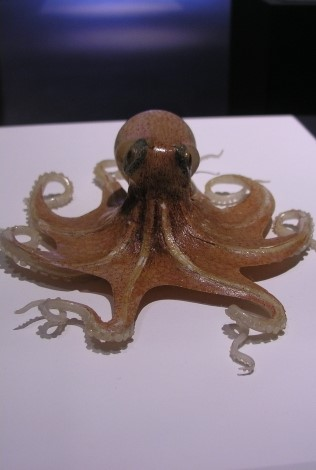
#> input picture Octopus_Far_Front.jpg, 316 x 470 px
$ jupyter execute 'Feature TP2.ipynb'   (older library calls are emulated)
#> lines starting #> are read from the running program, lines starting #| are printed output that depends on the picture
[cell 1]
import cv2
import numpy as np
import matplotlib.pyplot as plt

octo_front = cv2.imread('./Octopus_Far_Front.jpg')
#> octo_front is the input picture: shape (470, 316, 3); mean B, G, R 117.7, 108.4, 121.6
octo_offset = cv2.imread('./Octopus_Far_Offset.jpg')
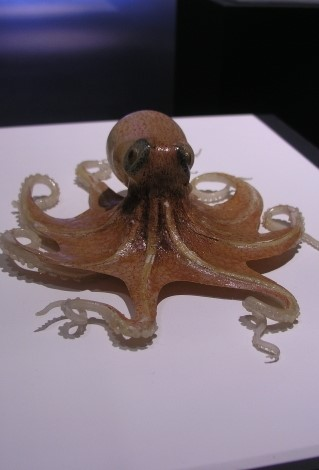
#> input picture Octopus_Far_Offset.jpg, 319 x 470 px
#> octo_offset is the input picture: shape (470, 319, 3); mean B, G, R 113.1, 104.8, 117.3

def show_rgb_img(img):
    return plt.imshow(cv2.cvtColor(img, cv2.CV_32S))

[cell 2]
show_rgb_img(octo_front);

[cell 3]
show_rgb_img(octo_offset);

[cell 4]
def to_gray(color_img):
    gray = cv2.cvtColor(color_img, cv2.COLOR_BGR2GRAY)
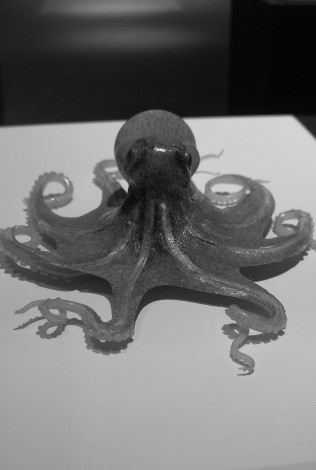
#> gray: shape (470, 316); min 3, max 244, mean 113.4
    return gray

octo_front_gray = to_gray(octo_front)
octo_offset_gray = to_gray(octo_offset)
#> in to_gray (call 2), `gray = cv2.cvtColor(color_img, cv2.COLOR_BGR2GRAY)`:
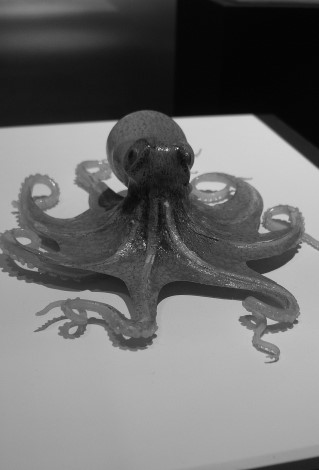
#> gray: shape (470, 319); min 3, max 244, mean 109.5

plt.imshow(octo_front_gray, cmap='gray');

[cell 5]
def gen_sift_features(gray_img):
    sift = cv2.xfeatures2d.SIFT_create()
    kp, desc = sift.detectAndCompute(gray_img, None)
#> kp = 368 keypoints; strongest (x, y, size): (125, 185, 6.1), (287, 125, 16.2), (199, 180, 11.2), (271, 235, 5.4)
    return kp, desc

def show_sift_features(gray_img, color_img, kp):
    return plt.imshow(cv2.drawKeypoints(gray_img, kp, color_img.copy()))

octo_front_kp, octo_front_desc = gen_sift_features(octo_front_gray)
#> octo_front_kp has the same summary as kp in gen_sift_features
octo_offset_kp, octo_offset_desc = gen_sift_features(octo_offset_gray)
#> in gen_sift_features (call 2), `kp, desc = sift.detectAndCompute(gray_img, None)`: kp = 335 keypoints; strongest (x, y, size): (229, 148, 55.6), (117, 186, 10.4), (106, 127, 10.2), (144, 244, 1.9)
#> octo_offset_kp has the same summary as kp in gen_sift_features

print('Here are what our SIFT features look like for the front-view octopus image:')
show_sift_features(octo_front_gray, octo_front, octo_front_kp);
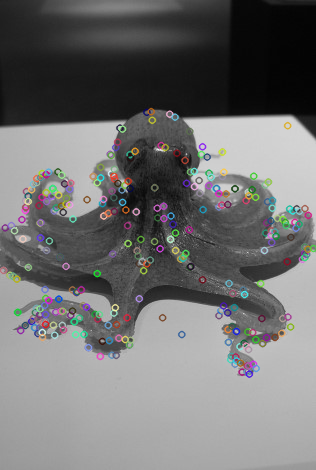
#> shown: shape (470, 316, 3); mean R, G, B 113.7, 113.6, 113.7

[cell 6]
bf = cv2.BFMatcher(cv2.NORM_L2, crossCheck=True)

matches = bf.match(octo_front_desc, octo_offset_desc)
#> matches = 188 matches

matches = sorted(matches, key = lambda x:x.distance)

N_MATCHES = 100

match_img = cv2.drawMatches(
    octo_front, octo_front_kp,
    octo_offset, octo_offset_kp,
    matches[:N_MATCHES], octo_offset.copy(), flags=0)
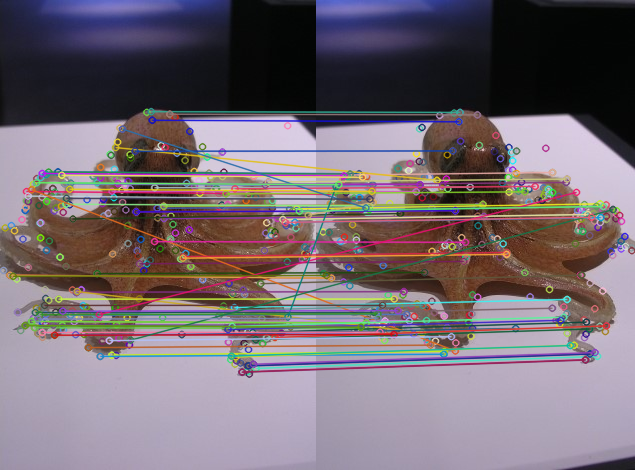
#> match_img: shape (470, 635, 3); mean B, G, R 114.7, 106.8, 117.9

plt.figure(figsize=(12,6))
plt.imshow(match_img);
